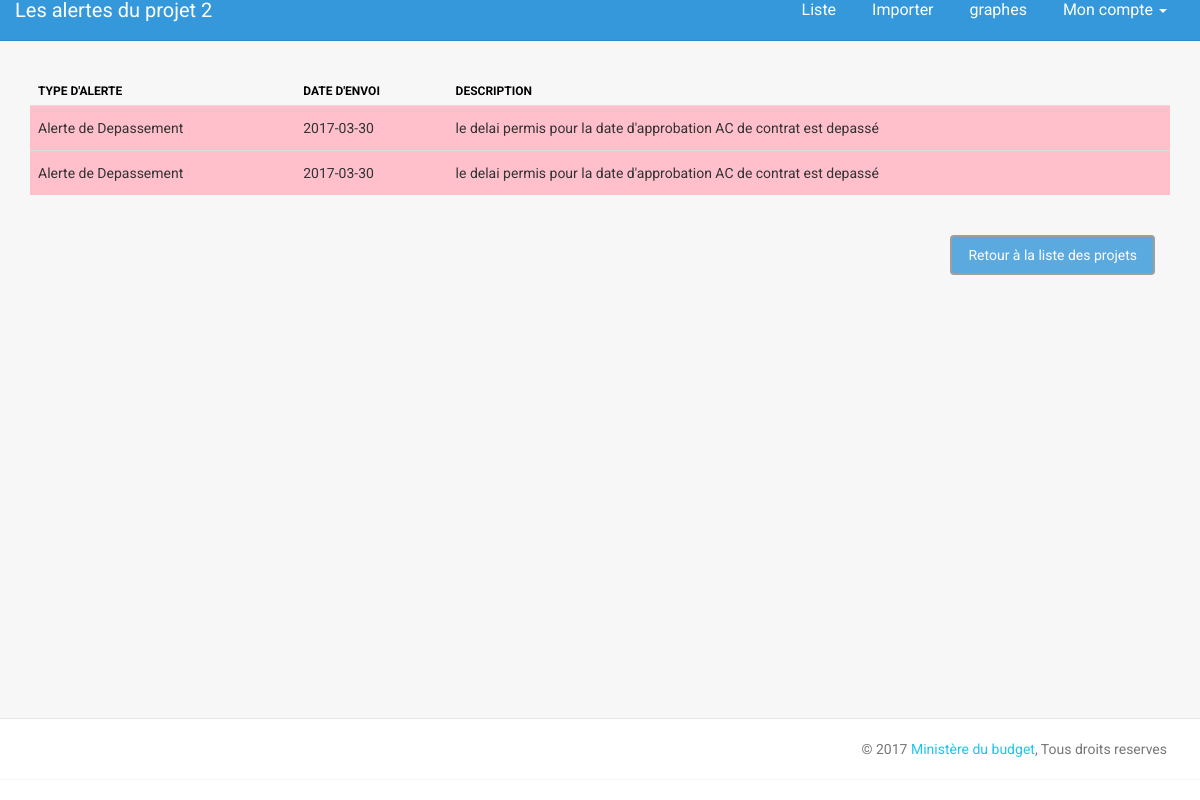
/alertes.php?projet=2, run on the app's committed database.
### tables this page shows
CREATE TABLE IF NOT EXISTS `alert` (
  `idAlert` int(11) NOT NULL AUTO_INCREMENT,
  `dateAlert` date NOT NULL,
  `typeAlert` int(2) NOT NULL,
  `idProjet` int(11) NOT NULL,
  `messageAlert` varchar(250) NOT NULL,
  PRIMARY KEY (`idAlert`)
);

### bd/CRUD.php (called while the page is built, shortened)
<?php
class CRUD{
	private $bdd ;
	public function setDb($p) {
			$this -> bdd = $p ;
		}
		public function selectAlertByIdProjet($id) {
			$id = htmlspecialchars($id);
			$requete = $this -> bdd ->prepare('SELECT * FROM Alert
												WHERE idProjet = :id
												');
			$requete->execute(array(
							'id' => $id
							));
			$results = array();
				if($requete ->rowCount() > 0){
					while($tmp = $requete -> fetch()){
						$results[] = new Alert($tmp);
				}
				return $results;
			}else return null;
		}
}
?>

### bd/Alert.php (called while the page is built, shortened)
<?php
class Alert {
	private $dateAlert ;
	private $typeAlert ;
	private $messageAlert ;
	public function  getDateAlert  () { return $this -> dateAlert ; }
	public function  getTypeAlert  () { return $this -> typeAlert ; }
	public function  getMessageAlert  () { return $this -> messageAlert ; }
	public function  setDateAlert ($p) { $this -> dateAlert = $p ; }
	public function  setTypeAlert ($p) { $this -> typeAlert = $p ; }
	public function  setMessageAlert ($p) { $this -> messageAlert = $p ; }
	public function hydrate(array $tab) {
		foreach ($tab as $cle => $valeur){
				$methode = 'set'.ucfirst($cle);
			}
	}
}
?>

### alertes.php (the view, shortened to what this page needs)
<!doctype html>
<html lang="en">
<head>
    <link href="assets/css/bootstrap.min.css" rel="stylesheet" />
    <link href="assets/css/animate.min.css" rel="stylesheet"/>
    <link href="assets/css/light-bootstrap-dashboard.css" rel="stylesheet"/>
    <link href="http://maxcdn.bootstrapcdn.com/font-awesome/4.2.0/css/font-awesome.min.css" rel="stylesheet">
    <link href="assets/css/pe-icon-7-stroke.css" rel="stylesheet" />
</head>
<body style='margin-bottom:0px;'>
<div class="wrapper">
    <div class="main-panel">
		   <?php
			require_once('inc/menu.top.php');
            require_once('bd/Alert.php');
			require_once('bd/connection_bd.php');
			require_once('bd/CRUD.php');
            require_once('bd/fonctions.inc.php');
            $obj_bdd = new CRUD ($bdd);
            ?>
        <div class="content">
		   <div class="container-fluid center " >
		<?php
           $results = $obj_bdd -> selectAlertByIdProjet($_SESSION['idProjet']) ;
           if($results != null) {
            echo "
               <table class='table'>
                <thead>
                <tr>
                    <th>Type d'alerte</th>
                    <th>Date d'envoi</th>
                    <th>Description</th>
                </tr>
                </thead>
                <tbody>
                ";
               foreach($results AS $alert) {
                   $typeAlert = $alert -> getTypeAlert();
                   $dateAlert = $alert -> getDateAlert() ;
                   $messageAlert = 	$alert -> getMessageAlert() ;
                   $class = "";
                   $type = "";
                   if($typeAlert == 1) {
                       $class = "alert" ;
                       $type = "Alerte de Risque" ;
                   }elseif ($typeAlert == 2){
                       $class = "depasser" ;
                       $type = "Alerte de Depassement" ;
                   }
                   echo "
                        <tr class='$class'>
                            <td> $type </td>
                            <td> $dateAlert </td>
                            <td> $messageAlert </td>
                        </tr>
                    ";
               }
            echo"
              </tbody>
            </table>
            ";
           } else {
             echo"
               <div class='col-lg-12 center' style = 'margin-top: 20px;'>
                <p>pas d'alertes pour ce projet, tout est dans les normes !</p>
		       </div>
               ";
           }
		?>
          <div class="col-lg-12 center" style = 'margin-top: 20px;'>
		     <a href='data.php'  class="btn btn-info pull-right" style ="margin-left:10px;">Retour à la liste des projets</a>
          </div>
		</div>
        </div>
	    <?php
		require_once('inc/footer.inc.php');
		?>
    </div>
</div>
</body>
</html>

### data on the page
alert: typeAlert "Alerte de Depassement", dateAlert "2017-03-30", messageAlert "le delai permis pour la date d'approbation AC de contrat est depassé"
alert: typeAlert "Alerte de Depassement", dateAlert "2017-03-30", messageAlert "le delai permis pour la date d'approbation AC de contrat est depassé"

### other printed values
$page_title "Les alertes du projet 2"
